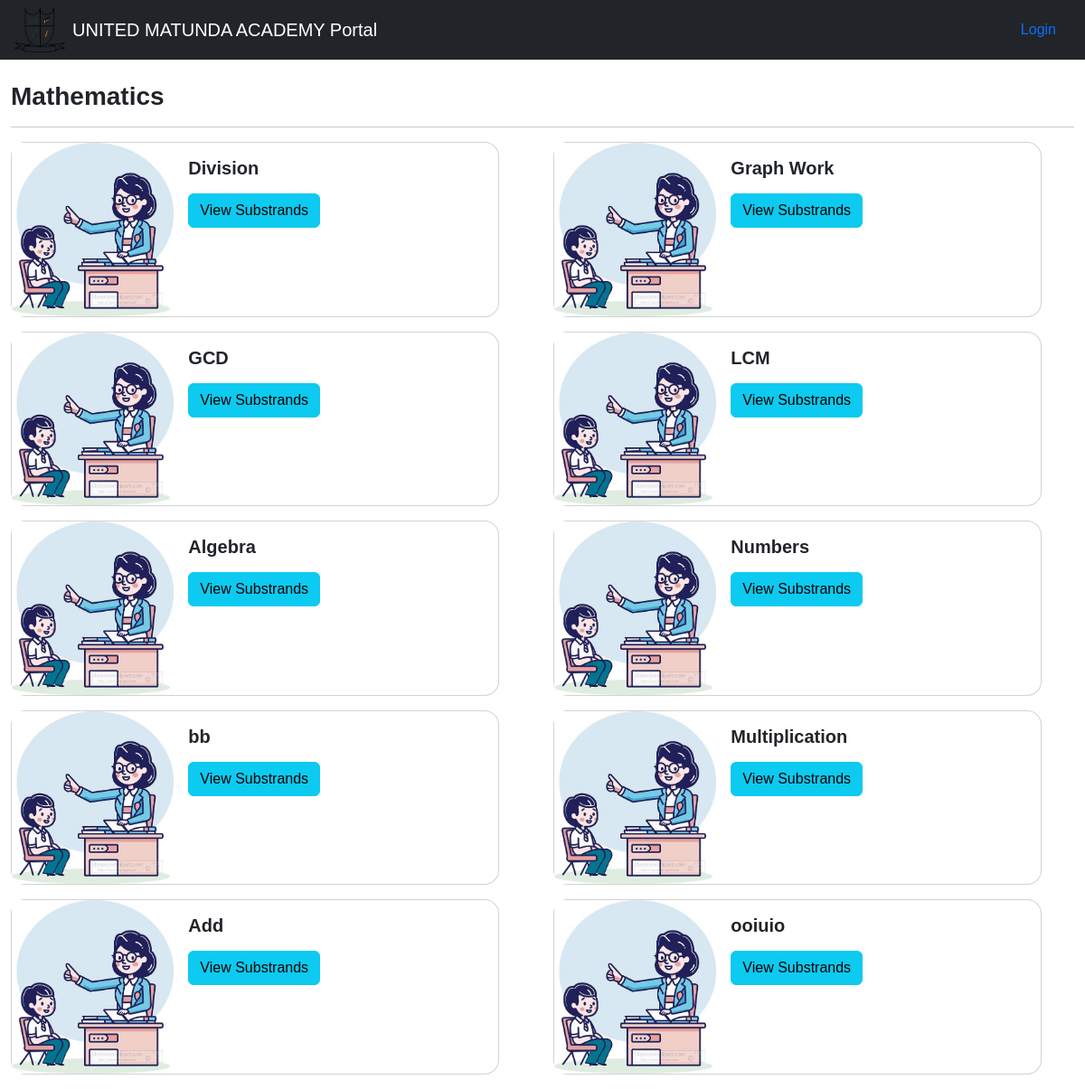
/subject/1/strand/list/, run on the app's committed database.
### ELearning/models.py (models this page shows)
class Subject(models.Model):
    name = models.CharField(max_length=100)
    grade = models.ForeignKey(Grade, related_name='grade_subject', on_delete=models.CASCADE, blank=True, null=True)
    def __str__(self):
        return f"{self.name}"

class Strand(models.Model):
    subject = models.ForeignKey(Subject, related_name='strands', on_delete=models.CASCADE)
    name = models.CharField(max_length=200)
    def __str__(self):
        return self.name

### ELearning/views.py (the view)
# urls.py: path('subject/<int:subject_id>/strand/list/', views.SubjectStrandsList.as_view(), name='subject_strands'),
class SubjectStrandsList(ListView):
    model = Strand
    template_name = 'learners_templates/learners_subject_strands_list.html'
    context_object_name = 'strands_list'
    def get_queryset(self):
        self.subject = get_object_or_404(Subject, id=self.kwargs['subject_id'])
        return Strand.objects.filter(subject=self.subject)
    def get_context_data(self, *, object_list=None, **kwargs):
        context = super().get_context_data(**kwargs)
        context['subject'] = self.subject
        return context

### ELearning/templates/learners_templates/learners_subject_strands_list.html (shortened to what this page needs)
{% extends 'base.html' %}
{% load static %}
{% block content %}
    <h3>{{ subject }}</h3>
    <hr>
     <div class="list-group">
         <div class="row">
             {% for item in strands_list %}
                 <div class="col-md-6">
                     <div class="card mb-3" style="max-width: 540px;">
                      <div class="row g-0">
                        <div class="col-md-4">
                          <img src="{% static 'images/strands.jpg' %}" style="width:18rem;" class="img-fluid rounded-start" alt="...">
                        </div>
                        <div class="col-md-8">
                          <div class="card-body">
                            <h5 class="card-title">{{ item }}</h5>
                             <a href="{% url 'substrands_list' item.pk %}" class="btn btn-info">View Substrands</a></p>
                          </div>
                        </div>
                      </div>
                    </div>
                 </div>
            {% empty %}
                <h3>No Strands Available </h3>
            {% endfor %}
         </div>
     </div>
{% endblock %}

### Assessments/templates/base.html (style rules this page uses)
body { font-family: 'Poppins', sans-serif; }
h1, h2, h3, h4, h5 { font-family: 'Poppins', sans-serif; font-weight: 600; }
.card { border-radius: 1rem; }

### data on the page
Subject: name "Mathematics"
Strand: name "Division"
Strand: name "Graph Work"
Strand: name "GCD"
Strand: name "LCM"
Strand: name "Algebra"
Strand: name "Numbers"
Strand: name "bb"
Strand: name "Multiplication"
Strand: name "Add"
Strand: name "ooiuio"
